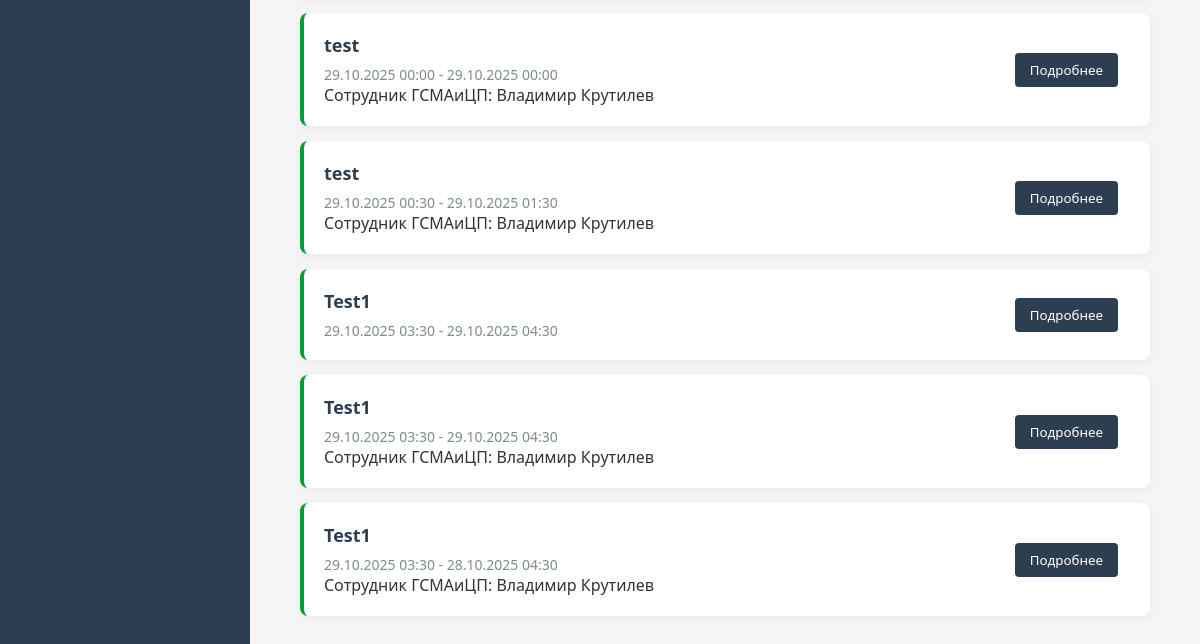
/downtime/history/ (signed in, lower part), run on an earlier commit of the app's database.
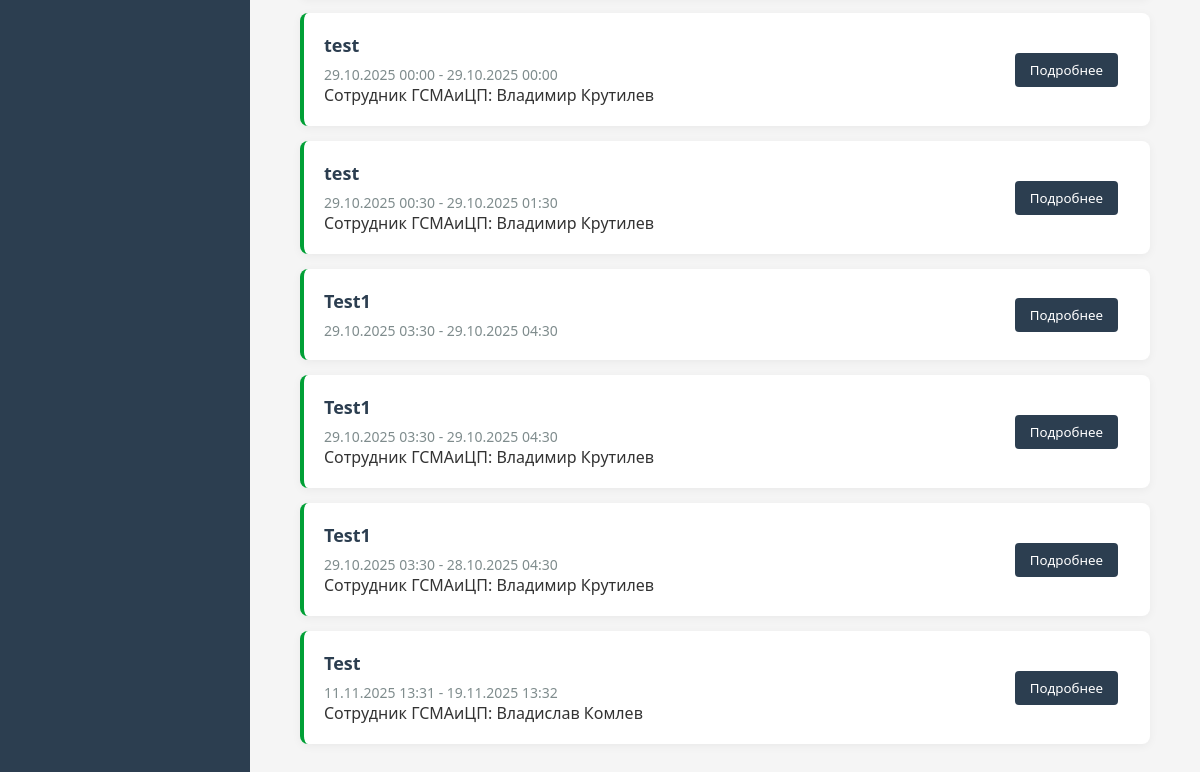
And on a later commit of the database.
### downtimes/models.py (models this page shows, shortened)
class Downtime(models.Model):
    service = models.CharField("Сервис", max_length=50)
    start_downtime = models.DateTimeField(
        "Дата и время начала работ",
        validators=(check_date,)
    )
    end_downtime = models.DateTimeField(
        "Дата и время окончания работ",
        validators=(check_date,)
    )
    gsma_employee = models.ForeignKey(
        User,
        on_delete=models.SET_NULL,
        null=True,
        related_name="downtimes",
        verbose_name="Сотрудник от ГСМАиЦП"
    )
    link_task = models.URLField("Ссылка на задачу", max_length=150)
    description = models.TextField("Описание")
    created_at = models.DateTimeField(
        "Дата создания записи",
        auto_now_add=True
    )
    class Meta:
        verbose_name = "Проведение работ на сервисе"
        verbose_name_plural = "Проведение работ на сервисе"
        ordering = ("start_downtime",)
        constraints = [
            models.UniqueConstraint(
                fields=[
                    "gsma_employee",
                    "service",
                    "start_downtime",
                    "end_downtime"
                ],
                name='unique_downtime'
            )
        ]

### users/models.py (models this page shows, shortened)
class User(AbstractUser):
    email = models.EmailField("Email", unique=True)
    job_title = models.CharField("Должность", max_length=100)
    personnel_number = models.CharField(
        "Табельный номер",
        max_length=20,
        unique=True
    )
    group_job = models.ManyToManyField(
        "GroupJob",
        verbose_name="Группа сотрудника",
        related_name="users"
    )
    is_main = models.BooleanField("Босс этой качалки", default=False)
    USERNAME_FIELD = "username"
    REQUIRED_FIELDS = []
    objects = CustomUserManager()

### downtimes/views.py (the view)
# urls.py: path("history/", views.history_downtimes, name="history_downtime")
@login_required
def history_downtimes(request):
    downtimes = Downtime.objects.filter(start_downtime__lt=timezone.now())
    context = {"downtimes": downtimes}
    return render(request, "downtime/history_downtime.html", context)

### templates/downtime/history_downtime.html (shortened to what this page needs)
{% extends "base.html" %}
{% load static %}
{% block content %}
<div class="downtimes-container">
    <div class="downtimes-list">
        {% for downtime in downtimes %}
        <div class="downtime-history-card">
            <div class="downtime-info">
                <div class="downtime-service">
                    {{ downtime.service }}
                </div>
                <div class="downtime-period">
                    {{ downtime.start_downtime|date:"d.m.Y H:i" }} - {{ downtime.end_downtime|date:"d.m.Y H:i" }}
                </div>
                {% if downtime.gsma_employee %}
                <div class="downtime-employee">
                    Сотрудник ГСМАиЦП: {{ downtime.gsma_employee.get_full_name|default:downtime.gsma_employee.username }}
                </div>
                {% endif %}
            </div>
            <div class="downtime-status">
                <a href="{% url 'downtimes:downtime_detail' downtime.id %}?from_history=true">
                    <button class="profile-btn">Подробнее</button>
                </a>
            </div>
        </div>
        {% endfor %}
    </div>
</div>
{% endblock %}

What changed in the data, as far as the page shows it:
added Downtime: service "Test", start_downtime "11.11.2025 13:31", end_downtime "19.11.2025 13:32", gsma_employee.get_full_name "Владислав Комлев"
